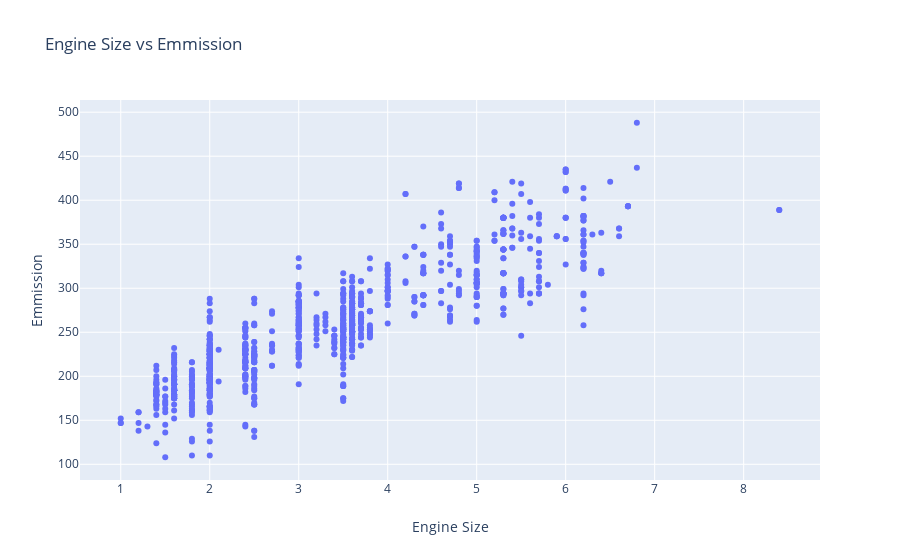
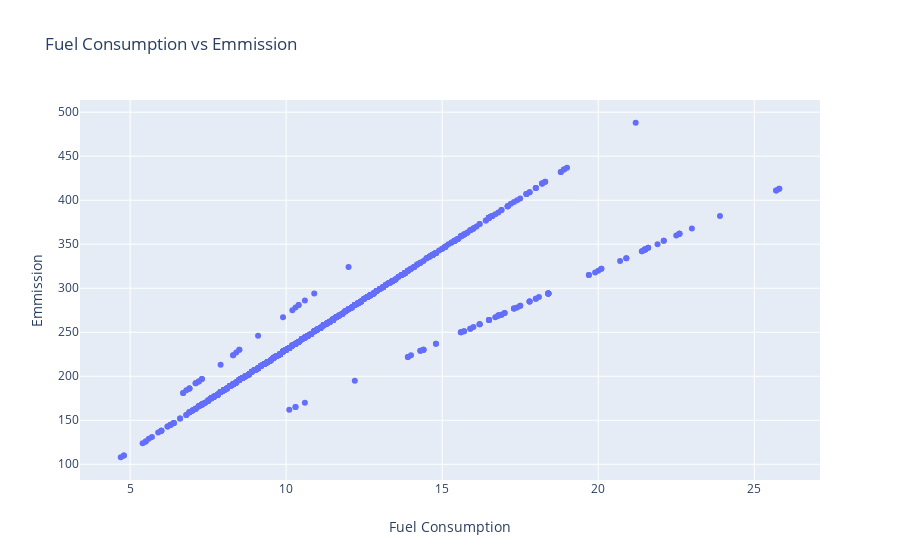
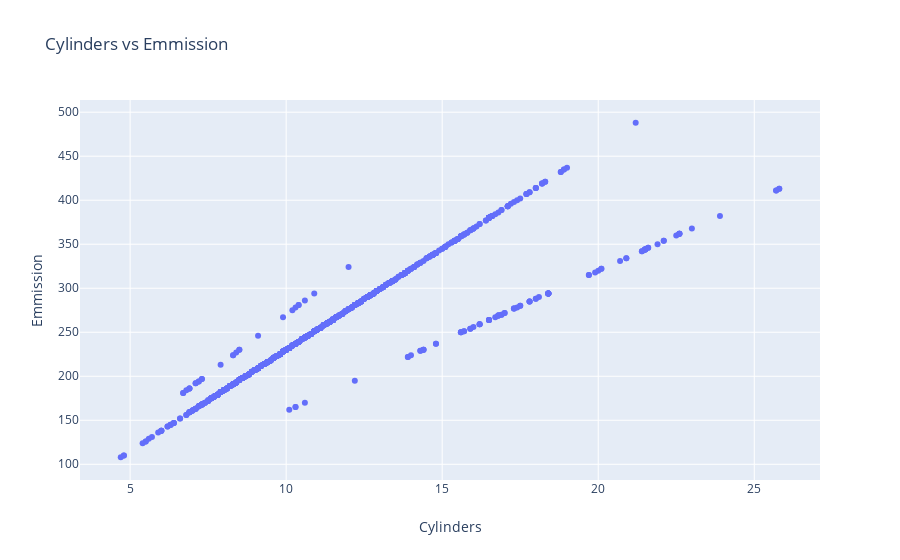

Notebook code for these charts, in order:
### Markdown cell above
#### Plotting Scatter plot inorder to find if Linear relationship really exists between 'ENGINESIZE', 'CYLINDERS', 'FUELCONSUMPTION_COMB' and 'CO2EMISSIONS'

### Code cell
import plotly.graph_objects as go
fig = go.Figure(data = go.Scatter(x=cdf['ENGINESIZE'],y =cdf['CO2EMISSIONS'],mode = 'markers'))
fig.update_xaxes(title_text="Engine Size")
fig.update_yaxes(title_text="Emmission")
fig.update_layout(title = 'Engine Size vs Emmission')
fig.show()

fig = go.Figure(data = go.Scatter(x=cdf['FUELCONSUMPTION_COMB'],y =cdf['CO2EMISSIONS'],mode = 'markers'))
fig.update_xaxes(title_text="Fuel Consumption")
fig.update_yaxes(title_text="Emmission")
fig.update_layout(title = 'Fuel Consumption vs Emmission')
fig.show()

fig = go.Figure(data = go.Scatter(x=cdf['FUELCONSUMPTION_COMB'],y =cdf['CO2EMISSIONS'],mode = 'markers'))
fig.update_xaxes(title_text="Cylinders")
fig.update_yaxes(title_text="Emmission")
fig.update_layout(title = 'Cylinders vs Emmission')
fig.show()

### Figure 1 — Plotly figure (JSON) as saved in the notebook; plotly's stock layout.template omitted (floating-point values rounded to 4 significant figures; data arrays with more than 128 entries replaced by an {"elided": "..."} marker saying what was removed)
{"data": [{"mode": "markers", "type": "scatter", "x": {"elided": "1067 float values"}, "y": {"elided": "1067 int values"}}], "layout": {"title": {"text": "Engine Size vs Emmission"}, "xaxis": {"title": {"text": "Engine Size"}}, "yaxis": {"title": {"text": "Emmission"}}}}

### Figure 2 — Plotly figure (JSON) as saved in the notebook; plotly's stock layout.template omitted (floating-point values rounded to 4 significant figures; data arrays with more than 128 entries replaced by an {"elided": "..."} marker saying what was removed)
{"data": [{"mode": "markers", "type": "scatter", "x": {"elided": "1067 float values"}, "y": {"elided": "1067 int values"}}], "layout": {"title": {"text": "Fuel Consumption vs Emmission"}, "xaxis": {"title": {"text": "Fuel Consumption"}}, "yaxis": {"title": {"text": "Emmission"}}}}

### Figure 3 — Plotly figure (JSON) as saved in the notebook; plotly's stock layout.template omitted (floating-point values rounded to 4 significant figures; data arrays with more than 128 entries replaced by an {"elided": "..."} marker saying what was removed)
{"data": [{"mode": "markers", "type": "scatter", "x": {"elided": "1067 float values"}, "y": {"elided": "1067 int values"}}], "layout": {"title": {"text": "Cylinders vs Emmission"}, "xaxis": {"title": {"text": "Cylinders"}}, "yaxis": {"title": {"text": "Emmission"}}}}
